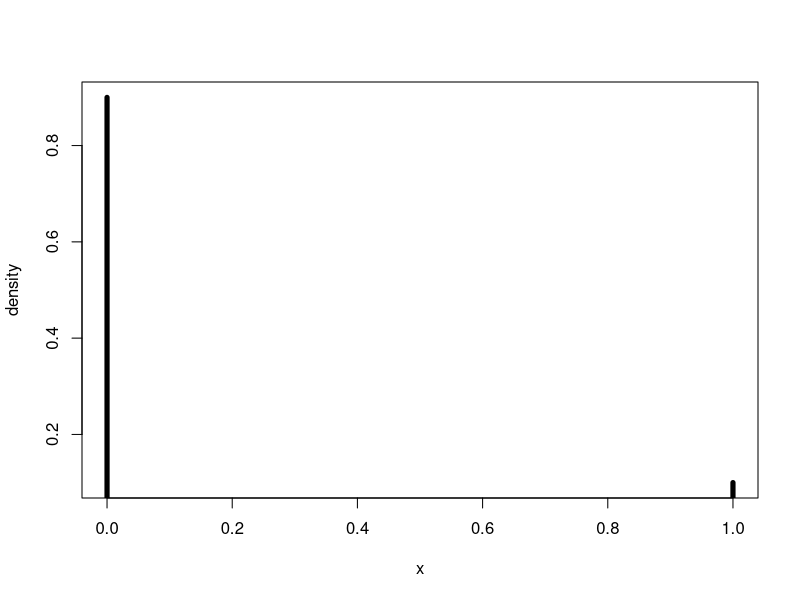
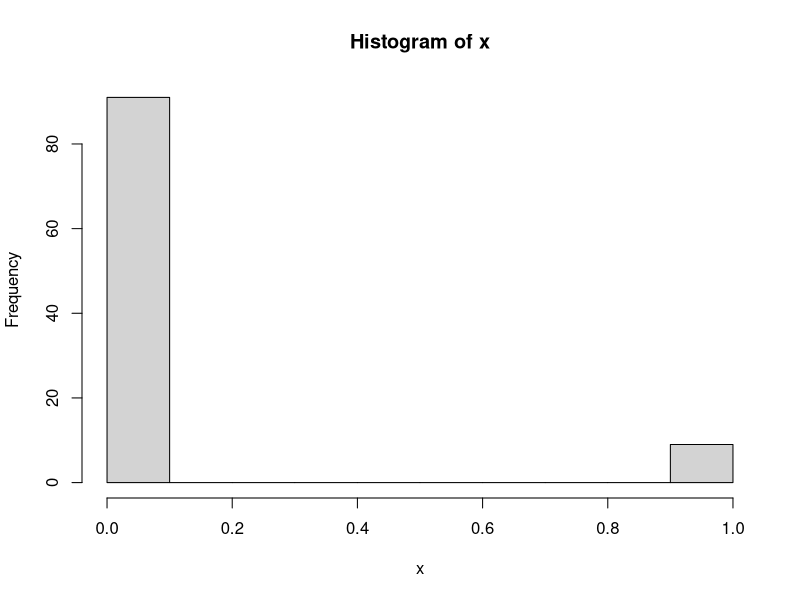
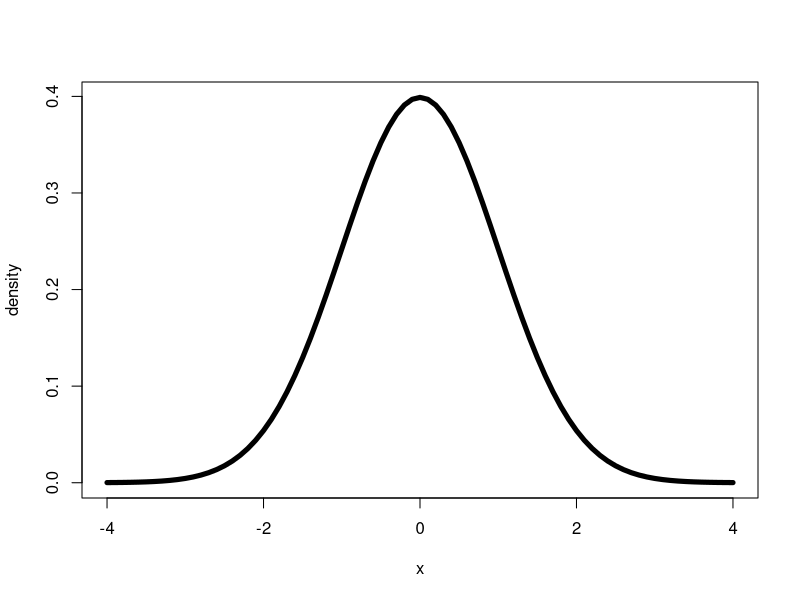
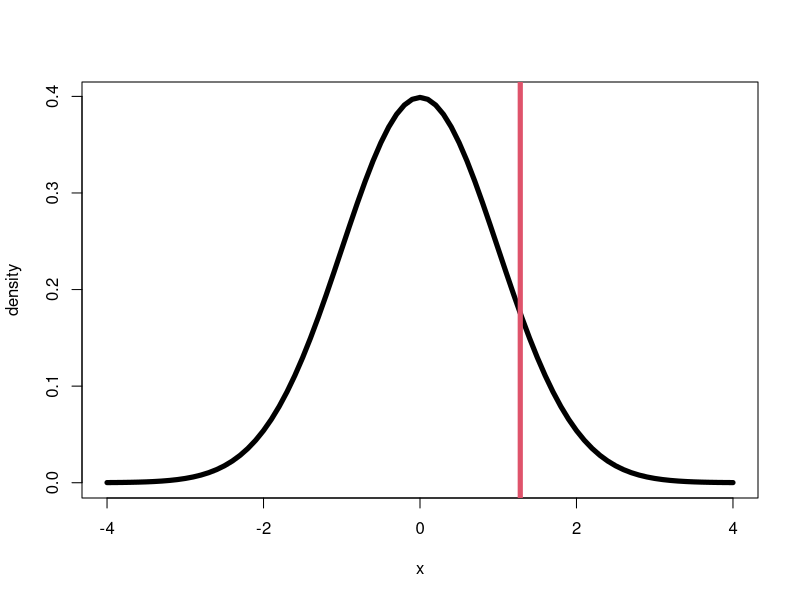
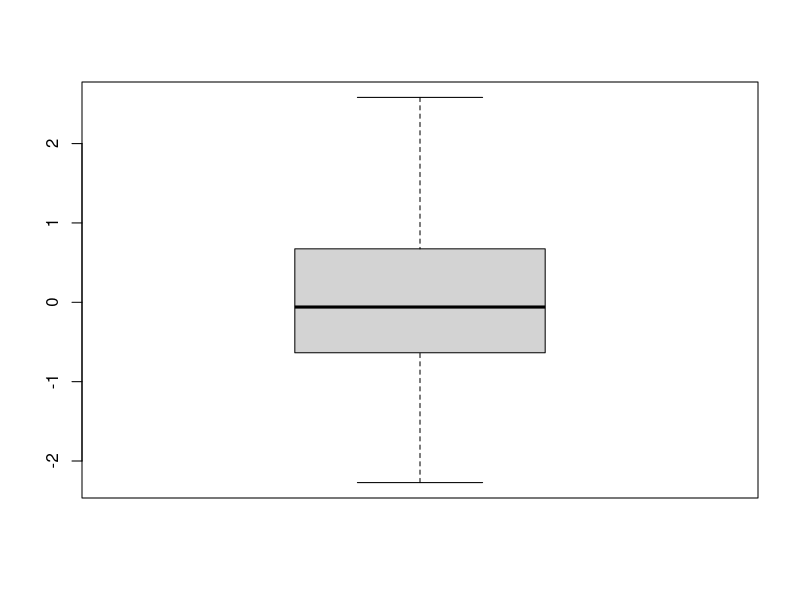
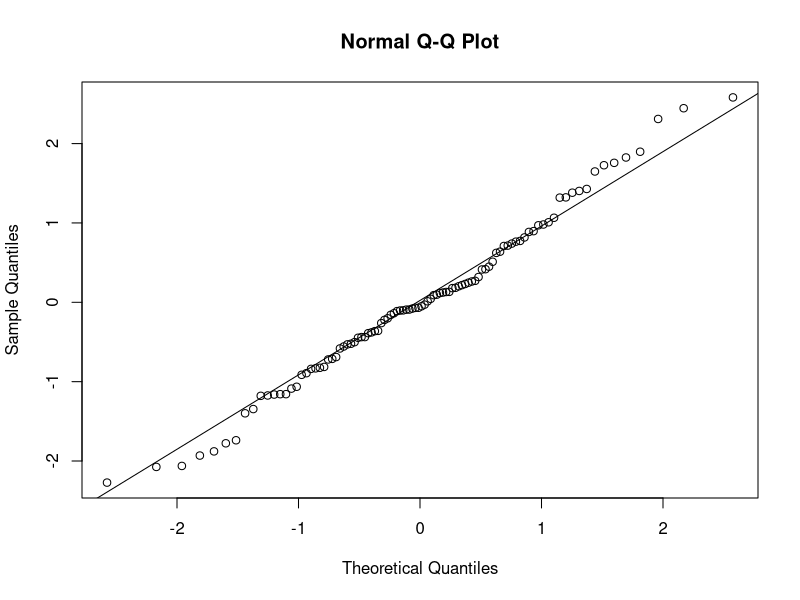
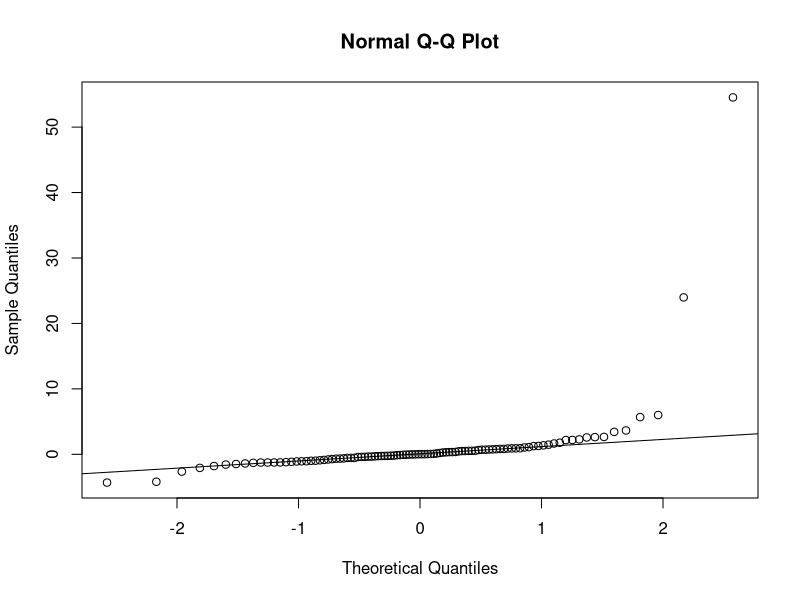
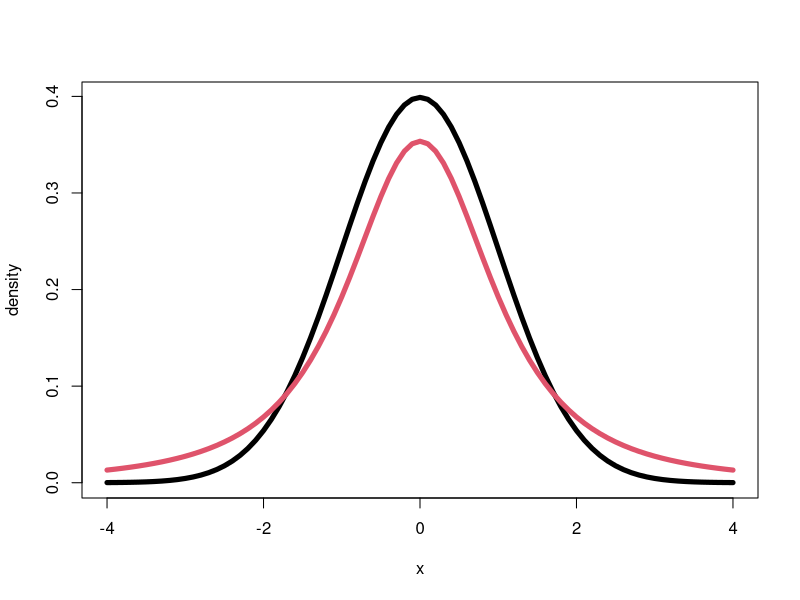

Write the R code that produced these figures, in order.
x<-0:1
f<-dbinom(x, size=1, prob=.1)
plot(x,f,xlab="x",ylab="density",type="h",lwd=5)

set.seed(100)
x<-rbinom(100, size=1, prob=.1)
hist(x)

x<-seq(-4,4,.1)
f<-dnorm(x, mean=0, sd=1)
plot(x,f,xlab="x",ylab="density",lwd=5,type="l")

q90<-qnorm(.90, mean = 0, sd = 1)
x<-seq(-4,4,.1)
f<-dnorm(x, mean=0, sd=1)
plot(x,f,xlab="x",ylab="density",type="l",lwd=5)
abline(v=q90,col=2,lwd=5)


x<-rnorm(100, mean=0, sd=1)
quantile(x)
quantile(x,probs=c(.1,.2,.9))

set.seed(100)
x<-rnorm(100, mean=0, sd=1)
mean(x)
median(x)
IQR(x)
var(x)
summary(x)


set.seed(100)
x<-rnorm(100, mean=0, sd=1)
boxplot(x)


set.seed(100)
x<-rnorm(100, mean=0, sd=1)
qqnorm(x)
qqline(x)

set.seed(100)
x<-rt(100,df=2)
qqnorm(x)
qqline(x)

x<-seq(-4,4,.1)
f1<-dnorm(x, mean=0, sd=1)
f2<-dt(x, df=2)
plot(x,f1,xlab="x",ylab="density",lwd=5,type="l")
lines(x,f2,xlab="x",ylab="density",lwd=5,col=2)

set.seed(100)
x<-rnorm(100, mean=0, sd=1)
y<-rnorm(100, mean=0, sd=1)
qqplot(x,y)

set.seed(100)
x<-rt(100, df=2)
y<-rnorm(100, mean=0, sd=1)
qqplot(x,y)

# Quick comment on correlation
set.seed(100)
theta<-runif(1000,0,2*pi)
x<-cos(theta)
y<-sin(theta)
cor(x,y)
plot(x,y)
